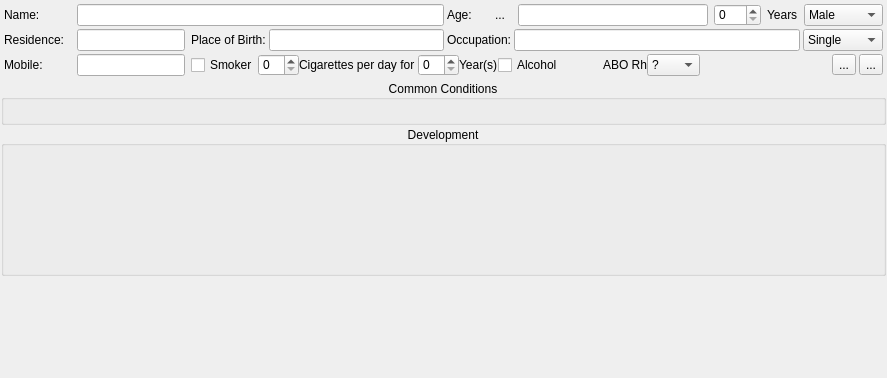
        <widget class="QWidget" name="widget_4" native="true">
         <layout class="QGridLayout" name="gridLayout_6">
          <property name="leftMargin">
           <number>1</number>
          </property>
          <property name="topMargin">
           <number>1</number>
          </property>
          <property name="rightMargin">
           <number>1</number>
          </property>
          <property name="bottomMargin">
           <number>1</number>
          </property>
          <property name="spacing">
           <number>1</number>
          </property>
          <item row="3" column="0">
           <widget class="w_obGyn" name="ObstWidget" native="true">
            <property name="minimumSize">
             <size>
              <width>0</width>
              <height>100</height>
             </size>
            </property>
           </widget>
          </item>
          <item row="2" column="0">
           <widget class="QGroupBox" name="groupBoxDev">
            <property name="minimumSize">
             <size>
              <width>0</width>
              <height>150</height>
             </size>
            </property>
            <property name="title">
             <string>Development</string>
            </property>
            <property name="alignment">
             <set>Qt::AlignCenter</set>
            </property>
            <layout class="QGridLayout" name="gridLayout_4">
             <property name="leftMargin">
              <number>1</number>
             </property>
             <property name="topMargin">
              <number>1</number>
             </property>
             <property name="rightMargin">
              <number>1</number>
             </property>
             <property name="bottomMargin">
              <number>1</number>
             </property>
             <property name="spacing">
              <number>1</number>
             </property>
             <item row="0" column="0">
              <widget class="w_development" name="dev" native="true"/>
             </item>
             <item row="0" column="1">
              <widget class="w_perinatal" name="perinatal" native="true"/>
             </item>
            </layout>
           </widget>
          </item>
          <item row="1" column="0">
           <widget class="QGroupBox" name="condGroupBox">
            <property name="title">
             <string>Common Conditions</string>
            </property>
            <property name="alignment">
             <set>Qt::AlignCenter</set>
            </property>
            <layout class="QGridLayout" name="gridLayout_15">
             <property name="leftMargin">
              <number>1</number>
             </property>
             <property name="topMargin">
              <number>1</number>
             </property>
             <property name="rightMargin">
              <number>1</number>
             </property>
             <property name="bottomMargin">
              <number>1</number>
             </property>
             <property name="spacing">
              <number>1</number>
             </property>
             <item row="0" column="0">
              <spacer name="horizontalSpacer_11">
               <property name="orientation">
                <enum>Qt::Horizontal</enum>
               </property>
               <property name="sizeHint" stdset="0">
                <size>
                 <width>40</width>
                 <height>20</height>
                </size>
               </property>
              </spacer>
             </item>
             <item row="0" column="1">
              <widget class="conditionsWidget" name="conditionswidget" native="true"/>
             </item>
             <item row="0" column="2">
              <spacer name="horizontalSpacer_12">
               <property name="orientation">
                <enum>Qt::Horizontal</enum>
               </property>
               <property name="sizeHint" stdset="0">
                <size>
                 <width>40</width>
                 <height>20</height>
                </size>
               </property>
              </spacer>
             </item>
            </layout>
           </widget>
          </item>
          <item row="0" column="0">
           <widget class="QFrame" name="framePersonalHistory">
            <property name="sizePolicy">
             <sizepolicy hsizetype="Expanding" vsizetype="Minimum">
              <horstretch>0</horstretch>
              <verstretch>0</verstretch>
             </sizepolicy>
            </property>
            <layout class="QGridLayout" name="gridLayout_2">
             <property name="leftMargin">
              <number>3</number>
             </property>
             <property name="topMargin">
              <number>3</number>
             </property>
             <property name="rightMargin">
              <number>3</number>
             </property>
             <property name="bottomMargin">
              <number>3</number>
             </property>
             <property name="spacing">
              <number>3</number>
             </property>
             <item row="2" column="2" colspan="4">
              <widget class="QWidget" name="widgetSmokeAlcohol" native="true">
               <layout class="QGridLayout" name="gridLayout_10">
                <property name="leftMargin">
                 <number>0</number>
                </property>
                <property name="topMargin">
                 <number>0</number>
                </property>
                <property name="rightMargin">
                 <number>0</number>
                </property>
                <property name="bottomMargin">
                 <number>0</number>
                </property>
                <property name="spacing">
                 <number>0</number>
                </property>
                <item row="0" column="0">
                 <layout class="QHBoxLayout" name="horizontalLayout_18">
                  <item>
                   <widget class="xCheckBox" name="checkBoxSmoker">
                    <property name="sizePolicy">
                     <sizepolicy hsizetype="Fixed" vsizetype="Fixed">
                      <horstretch>0</horstretch>
                      <verstretch>0</verstretch>
                     </sizepolicy>
                    </property>
                    <property name="text">
                     <string>Smoker</string>
                    </property>
                   </widget>
                  </item>
                  <item>
                   <widget class="xSpinBox" name="spinBoxCigarettesPerDay">
                    <property name="sizePolicy">
                     <sizepolicy hsizetype="Fixed" vsizetype="Fixed">
                      <horstretch>0</horstretch>
                      <verstretch>0</verstretch>
                     </sizepolicy>
                    </property>
                    <property name="minimumSize">
                     <size>
                      <width>0</width>
                      <height>18</height>
                     </size>
                    </property>
                   </widget>
                  </item>
                  <item>
                   <widget class="QLabel" name="labelCigarettsPerDay">
                    <property name="sizePolicy">
                     <sizepolicy hsizetype="Fixed" vsizetype="Preferred">
                      <horstretch>0</horstretch>
                      <verstretch>0</verstretch>
                     </sizepolicy>
                    </property>
                    <property name="text">
                     <string>Cigarettes per day for </string>
                    </property>
                   </widget>
                  </item>
                  <item>
                   <widget class="xSpinBox" name="spinBoxSmokingYears">
                    <property name="sizePolicy">
                     <sizepolicy hsizetype="Fixed" vsizetype="Fixed">
                      <horstretch>0</horstretch>
                      <verstretch>0</verstretch>
                     </sizepolicy>
                    </property>
                    <property name="minimumSize">
                     <size>
                      <width>0</width>
                      <height>18</height>
                     </size>
                    </property>
                   </widget>
                  </item>
                  <item>
                   <widget class="QLabel" name="labelSmokingYear">
                    <property name="sizePolicy">
                     <sizepolicy hsizetype="Fixed" vsizetype="Preferred">
                      <horstretch>0</horstretch>
                      <verstretch>0</verstretch>
                     </sizepolicy>
                    </property>
                    <property name="text">
                     <string>Year(s)</string>
                    </property>
                   </widget>
                  </item>
                  <item>
                   <widget class="xCheckBox" name="checkBoxAlcohol">
                    <property name="text">
                     <string>Alcohol</string>
                    </property>
                   </widget>
                  </item>
                  <item>
                   <spacer name="horizontalSpacer_8">
                    <property name="orientation">
                     <enum>Qt::Horizontal</enum>
                    </property>
                    <property name="sizeHint" stdset="0">
                     <size>
                      <width>40</width>
                      <height>20</height>
                     </size>
                    </property>
                   </spacer>
                  </item>
                  <item>
                   <widget class="QLabel" name="label_12">
                    <property name="text">
                     <string>ABO Rh</string>
                    </property>
                   </widget>
                  </item>
                  <item>
                   <widget class="xComboBox" name="ABO">
                    <item>
                     <property name="text">
                      <string>?</string>
                     </property>
                    </item>
                    <item>
                     <property name="text">
                      <string>A+</string>
                     </property>
                    </item>
                    <item>
                     <property name="text">
                      <string>A-</string>
                     </property>
                    </item>
                    <item>
                     <property name="text">
                      <string>B+</string>
                     </property>
                    </item>
                    <item>
                     <property name="text">
                      <string>B-</string>
                     </property>
                    </item>
                    <item>
                     <property name="text">
                      <string>AB+</string>
                     </property>
                    </item>
                    <item>
                     <property name="text">
                      <string>AB-</string>
                     </property>
                    </item>
                    <item>
                     <property name="text">
                      <string>O+</string>
                     </property>
                    </item>
                    <item>
                     <property name="text">
                      <string>O-</string>
                     </property>
                    </item>
                    <item>
                     <property name="text">
                      <string>?+</string>
                     </property>
                    </item>
                    <item>
                     <property name="text">
                      <string>?-</string>
                     </property>
                    </item>
                   </widget>
                  </item>
                 </layout>
                </item>
               </layout>
              </widget>
             </item>
             <item row="1" column="0">
              <layout class="QHBoxLayout" name="horizontalLayout_9">
               <item>
                <widget class="QLabel" name="labelResidence">
                 <property name="sizePolicy">
                  <sizepolicy hsizetype="Fixed" vsizetype="Fixed">
                   <horstretch>0</horstretch>
                   <verstretch>0</verstretch>
                  </sizepolicy>
                 </property>
                 <property name="minimumSize">
                  <size>
                   <width>70</width>
                   <height>0</height>
                  </size>
                 </property>
                 <property name="maximumSize">
                  <size>
                   <width>70</width>
                   <height>16777215</height>
                  </size>
                 </property>
                 <property name="text">
                  <string>Residence:</string>
                 </property>
                </widget>
               </item>
               <item>
                <widget class="genericLineEdit" name="patientResidence">
                 <property name="sizePolicy">
                  <sizepolicy hsizetype="Expanding" vsizetype="Fixed">
                   <horstretch>0</horstretch>
                   <verstretch>0</verstretch>
                  </sizepolicy>
                 </property>
                </widget>
               </item>
              </layout>
             </item>
             <item row="0" column="0" colspan="4">
              <layout class="QHBoxLayout" name="horizontalLayout_3">
               <item>
                <widget class="QLabel" name="labelName">
                 <property name="sizePolicy">
                  <sizepolicy hsizetype="Fixed" vsizetype="Fixed">
                   <horstretch>0</horstretch>
                   <verstretch>0</verstretch>
                  </sizepolicy>
                 </property>
                 <property name="minimumSize">
                  <size>
                   <width>70</width>
                   <height>0</height>
                  </size>
                 </property>
                 <property name="maximumSize">
                  <size>
                   <width>70</width>
                   <height>16777215</height>
                  </size>
                 </property>
                 <property name="text">
                  <string>Name:        </string>
                 </property>
                </widget>
               </item>
               <item>
                <widget class="patientNameLineEdit" name="patientName">
                 <property name="sizePolicy">
                  <sizepolicy hsizetype="Expanding" vsizetype="Fixed">
                   <horstretch>0</horstretch>
                   <verstretch>0</verstretch>
                  </sizepolicy>
                 </property>
                 <property name="toolTip">
                  <string>&lt;html&gt;&lt;head/&gt;&lt;body&gt;&lt;p&gt;F1&lt;/p&gt;&lt;/body&gt;&lt;/html&gt;</string>
                 </property>
                 <property name="inputMask">
                  <string/>
                 </property>
                 <property name="text">
                  <string/>
                 </property>
                 <property name="clearButtonEnabled">
                  <bool>true</bool>
                 </property>
                </widget>
               </item>
              </layout>
             </item>
             <item row="0" column="4" colspan="7">
              <layout class="QHBoxLayout" name="horizontalLayout_2">
               <property name="spacing">
                <number>6</number>
               </property>
               <item>
                <widget class="QLabel" name="labelAge">
                 <property name="sizePolicy">
                  <sizepolicy hsizetype="Fixed" vsizetype="Fixed">
                   <horstretch>0</horstretch>
                   <verstretch>0</verstretch>
                  </sizepolicy>
                 </property>
                 <property name="text">
                  <string>Age:   </string>
                 </property>
                </widget>
               </item>
               <item>
                <widget class="QToolButton" name="ButtonAgeCal">
                 <property name="text">
                  <string>...</string>
                 </property>
                 <property name="icon">
                  <iconset resource="../res/resources.qrc">
                   <normaloff>:/Graphics/sptreadsheet</normaloff>:/Graphics/sptreadsheet</iconset>
                 </property>
                 <property name="autoRaise">
                  <bool>true</bool>
                 </property>
                </widget>
               </item>
               <item>
                <widget class="QLineEdit" name="patientAge">
                 <property name="sizePolicy">
                  <sizepolicy hsizetype="Expanding" vsizetype="Fixed">
                   <horstretch>0</horstretch>
                   <verstretch>0</verstretch>
                  </sizepolicy>
                 </property>
                 <property name="minimumSize">
                  <size>
                   <width>190</width>
                   <height>0</height>
                  </size>
                 </property>
                 <property name="readOnly">
                  <bool>true</bool>
                 </property>
                </widget>
               </item>
               <item>
                <widget class="xSpinBox" name="spinBoxAge">
                 <property name="sizePolicy">
                  <sizepolicy hsizetype="Preferred" vsizetype="Preferred">
                   <horstretch>0</horstretch>
                   <verstretch>0</verstretch>
                  </sizepolicy>
                 </property>
                 <property name="minimumSize">
                  <size>
                   <width>0</width>
                   <height>18</height>
                  </size>
                 </property>
                 <property name="maximum">
                  <number>300</number>
                 </property>
                </widget>
               </item>
               <item>
                <widget class="QLabel" name="labelYears">
                 <property name="text">
                  <string>Years</string>
                 </property>
                </widget>
               </item>
               <item>
                <widget class="xComboBox" name="patientGender">
                 <property name="sizePolicy">
                  <sizepolicy hsizetype="Fixed" vsizetype="Fixed">
                   <horstretch>0</horstretch>
                   <verstretch>0</verstretch>
                  </sizepolicy>
                 </property>
                 <property name="minimumSize">
                  <size>
                   <width>79</width>
                   <height>0</height>
                  </size>
                 </property>
                 <property name="sizeAdjustPolicy">
                  <enum>QComboBox::AdjustToContents</enum>
                 </property>
                 <property name="frame">
                  <bool>true</bool>
                 </property>
                 <item>
                  <property name="text">
                   <string>Male</string>
                  </property>
                 </item>
                 <item>
                  <property name="text">
                   <string>Female</string>
                  </property>
                 </item>
                </widget>
               </item>
              </layout>
             </item>
             <item row="1" column="2" colspan="2">
              <layout class="QHBoxLayout" name="horizontalLayout_5">
               <item>
                <widget class="QLabel" name="labelPlaceOfBirth">
                 <property name="sizePolicy">
                  <sizepolicy hsizetype="Fixed" vsizetype="Fixed">
                   <horstretch>0</horstretch>
                   <verstretch>0</verstretch>
                  </sizepolicy>
                 </property>
                 <property name="text">
                  <string>Place of Birth:</string>
                 </property>
                </widget>
               </item>
               <item>
                <widget class="genericLineEdit" name="patientPlaceBirth">
                 <property name="sizePolicy">
                  <sizepolicy hsizetype="Preferred" vsizetype="Fixed">
                   <horstretch>0</horstretch>
                   <verstretch>0</verstretch>
                  </sizepolicy>
                 </property>
                </widget>
               </item>
              </layout>
             </item>
             <item row="1" column="4" colspan="7">
              <layout class="QHBoxLayout" name="horizontalLayout_4">
               <item>
                <widget class="QLabel" name="labelOccupation">
                 <property name="text">
                  <string>Occupation:</string>
                 </property>
                </widget>
               </item>
               <item>
                <widget class="genericLineEdit" name="patientOccupation"/>
               </item>
               <item>
                <widget class="xComboBox" name="comboBoxMaritalStatus">
                 <property name="sizePolicy">
                  <sizepolicy hsizetype="Fixed" vsizetype="Fixed">
                   <horstretch>0</horstretch>
                   <verstretch>0</verstretch>
                  </sizepolicy>
                 </property>
                 <property name="sizeAdjustPolicy">
                  <enum>QComboBox::AdjustToContents</enum>
                 </property>
                 <item>
                  <property name="text">
                   <string>Single</string>
                  </property>
                 </item>
                 <item>
                  <property name="text">
                   <string>Married</string>
                  </property>
                 </item>
                 <item>
                  <property name="text">
                   <string>Widowed</string>
                  </property>
                 </item>
                 <item>
                  <property name="text">
                   <string>Divorced</string>
                  </property>
                 </item>
                </widget>
               </item>
              </layout>
             </item>
             <item row="2" column="10">
              <widget class="QToolButton" name="buttonInvestigations">
               <property name="enabled">
                <bool>true</bool>
               </property>
               <property name="toolTip">
                <string>&lt;html&gt;&lt;head/&gt;&lt;body&gt;&lt;p&gt;Investigations&lt;/p&gt;&lt;/body&gt;&lt;/html&gt;</string>
               </property>
               <property name="text">
                <string>...</string>
               </property>
               <property name="icon">
                <iconset resource="../res/resources.qrc">
                 <normaloff>:/Graphics/paperClip</normaloff>:/Graphics/paperClip</iconset>
               </property>
              </widget>
             </item>
             <item row="2" column="0">
              <layout class="QHBoxLayout" name="horizontalLayout_10">
               <item>
                <widget class="QLabel" name="labelMobile">
                 <property name="sizePolicy">
                  <sizepolicy hsizetype="Fixed" vsizetype="Fixed">
                   <horstretch>0</horstretch>
                   <verstretch>0</verstretch>
                  </sizepolicy>
                 </property>
                 <property name="minimumSize">
                  <size>
                   <width>70</width>
                   <height>0</height>
                  </size>
                 </property>
                 <property name="maximumSize">
                  <size>
                   <width>70</width>
                   <height>16777215</height>
                  </size>
                 </property>
                 <property name="text">
                  <string>Mobile:      </string>
                 </property>
                </widget>
               </item>
               <item>
                <widget class="xLineEdit" name="patientMobile">
                 <property name="inputMask">
                  <string/>
                 </property>
                </widget>
               </item>
              </layout>
             </item>
             <item row="2" column="9">
              <widget class="QToolButton" name="buttonSuricalNotes">
               <property name="toolTip">
                <string>Surgical Notes</string>
               </property>
               <property name="text">
                <string>...</string>
               </property>
               <property name="icon">
                <iconset resource="../res/resources.qrc">
                 <normaloff>:/Graphics/doc</normaloff>:/Graphics/doc</iconset>
               </property>
              </widget>
             </item>
            </layout>
           </widget>
          </item>
         </layout>
        </widget>
